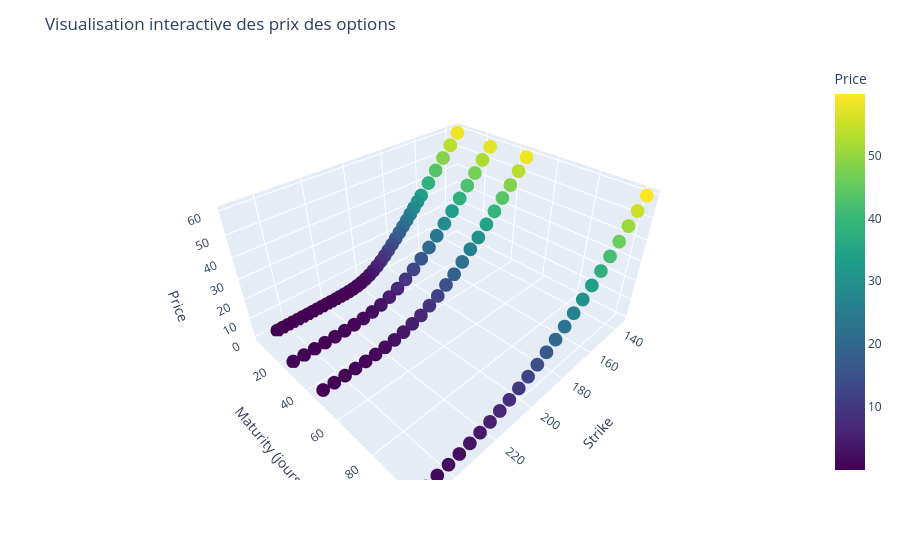

The code cell stored with this chart in its notebook:
### Code cell
fig = px.scatter_3d(calls_df, x="Strike", y="Maturity", z="Price",
                     color="Price", color_continuous_scale="viridis")

fig.update_layout(title="Visualisation interactive des prix des options",
                  scene=dict(xaxis_title="Strike", 
                             yaxis_title="Maturity (jours)", 
                             zaxis_title="Price"))

fig.show()
